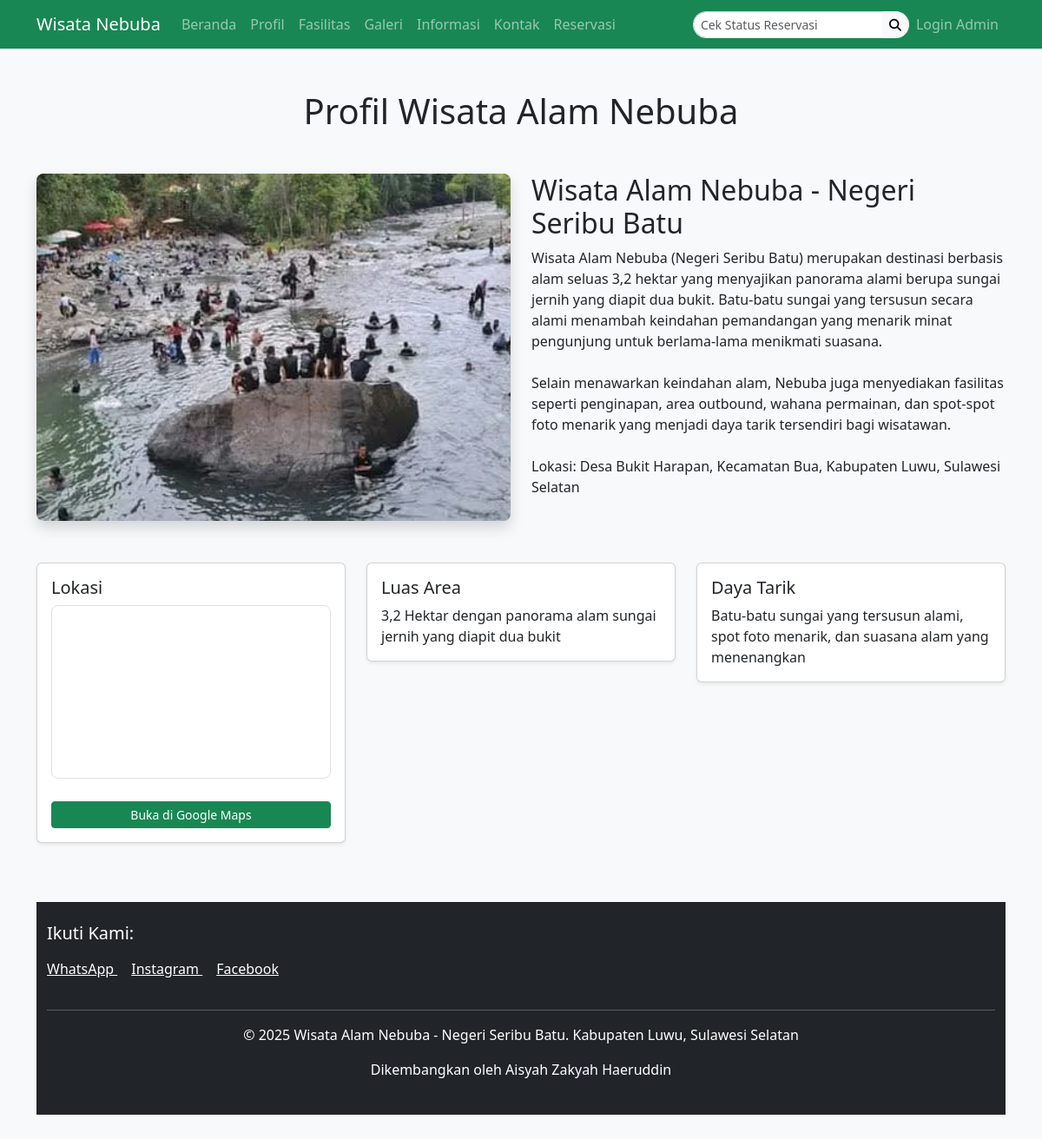
/profil.php, run on the app's committed database.
### tables this page shows
CREATE TABLE `profil` (
  `id` int(11) NOT NULL,
  `judul` varchar(250) NOT NULL,
  `isi` text NOT NULL
);

### profil.php (the view, shortened to what this page needs)
<?php
include 'includes/header.php';
include 'includes/navbar.php';
include 'config/database.php';
$query = "SELECT * FROM profil LIMIT 1";
$result = mysqli_query($conn, $query);
$profil = mysqli_fetch_assoc($result);
?>
<div class="container my-5">
    <h1 class="text-center mb-5">Profil Wisata Alam Nebuba</h1>
    <div class="row mb-5">
        <div class="col-md-6">
            <div class="profile-img-container shadow"
                 data-bs-toggle="modal"
                 data-bs-target="#imageModal">
                <img src="assets/img/pii.jpeg"
                     class="profile-img"
                     alt="Profil Wisata Nebuba">
            </div>
        </div>
        <div class="col-md-6">
            <h2><?= htmlspecialchars($profil['judul']) ?></h2>
            <p><?= nl2br(htmlspecialchars($profil['isi'])) ?></p>
        </div>
    </div>
<div class="row g-4">
    <div class="col-md-4">
        <div class="card shadow-sm">
            <div class="card-body">
                <h5 class="card-title">Lokasi</h5>
                <div class="map-container mt-2" style="height: 200px;">
                    <iframe src="https://www.google.com/maps/embed?pb=!1m18!1m12!1m3!1d3983.865237818342!2d120.20610487406!3d-3.1303005404202078!2m3!1f0!2f0!3f0!3m2!1i1024!2i768!4f13.1!3m3!1m2!1s0x2d9157e168042395%3A0x47b4bed095d6499e!2sNegeri%20Seribu%20Batu%20(NeBuBa)%20%22Pondok%20Mahari%22!5e0!3m2!1sid!2sid!4v1754227941896!5m2!1sid!2sid" style="border:0;" allowfullscreen="" loading="lazy"
                            width="100%"
                            height="100%"
                            style="border:0;"></iframe>
                </div>
                <a href="https://maps.google.com/?q=..."
                   class="btn btn-success btn-sm mt-3 w-100">
                   <i class="bi bi-arrow-up-right-circle"></i> Buka di Google Maps
                </a>
            </div>
        </div>
    </div>
    <div class="col-md-4">
        <div class="card shadow-sm h-auto">
            <div class="card-body">
                <h5 class="card-title">Luas Area</h5>
                <p class="card-text mb-0">
                    3,2 Hektar dengan panorama alam sungai jernih yang diapit dua bukit
                </p>
            </div>
        </div>
    </div>
    <div class="col-md-4">
        <div class="card shadow-sm h-auto">
            <div class="card-body">
                <h5 class="card-title">Daya Tarik</h5>
                <p class="card-text mb-0">
                    Batu-batu sungai yang tersusun alami, spot foto menarik, dan suasana alam yang menenangkan
                </p>
            </div>
        </div>
    </div>
</div>
<?php include 'includes/footer.php'; ?>

### assets/css/style.css (style rules this page uses)
body { font-family: "Segoe UI", Tahoma, Geneva, Verdana, sans-serif; background-color: #f8f9fa; }
.w-100 { width: 100%; }
.card { transition: transform 0.3s; margin-bottom: 20px; }

### profil.php (style rules this page uses)
.profile-img-container { height: 400px; overflow: hidden; border-radius: 8px; cursor: pointer; position: relative; }
.profile-img { width: 100%; height: 100%; object-fit: cover; transition: transform 0.3s ease; }
.map-container { height: 200px; border-radius: 8px; overflow: hidden; margin: 10px 0; border: 1px solid #dee2e6; }

### data on the page
profil: judul "Wisata Alam Nebuba - Negeri Seribu Batu", isi "Wisata Alam Nebuba (Negeri Seribu Batu) merupakan destinasi berbasis alam seluas 3,2 hektar yang menyajikan panorama alami berupa sungai jernih yang diapit dua bukit. Batu-batu sungai yang tersusun secara alami menambah keindahan pemandangan yang menarik minat pengunjung untuk berlama-lama menikmati suasana. Selain menawarkan keindahan alam, Nebuba juga menyediakan fasilitas seperti penginapan, area outbound, wahana permainan, dan spot-spot foto menarik yang menjadi daya tarik tersendiri bagi wisatawan. Lokasi: Desa Bukit Harapan, Kecamatan Bua, Kabupaten Luwu, Sulawesi Selatan"
